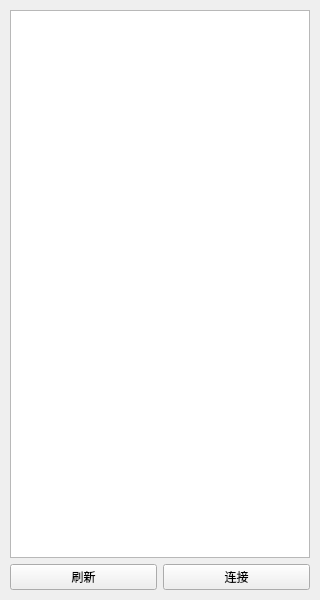
<?xml version="1.0" encoding="UTF-8"?>
<ui version="4.0">
 <class>BLE_Finder</class>
 <widget class="QWidget" name="BLE_Finder">
  <property name="geometry">
   <rect>
    <x>0</x>
    <y>0</y>
    <width>320</width>
    <height>600</height>
   </rect>
  </property>
  <property name="font">
   <font>
    <family>微软雅黑</family>
   </font>
  </property>
  <property name="windowTitle">
   <string>Form</string>
  </property>
  <widget class="QWidget" name="gridWidget" native="true">
   <property name="geometry">
    <rect>
     <x>10</x>
     <y>10</y>
     <width>300</width>
     <height>580</height>
    </rect>
   </property>
   <layout class="QGridLayout" name="gridLayout">
    <item row="1" column="0">
     <widget class="QPushButton" name="pushButton_refresh">
      <property name="text">
       <string>刷新</string>
      </property>
     </widget>
    </item>
    <item row="0" column="0" colspan="2">
     <widget class="QListWidget" name="listWidget"/>
    </item>
    <item row="1" column="1">
     <widget class="QPushButton" name="pushButton_connect">
      <property name="text">
       <string>连接</string>
      </property>
     </widget>
    </item>
   </layout>
  </widget>
 </widget>
 <resources/>
 <connections/>
</ui>
